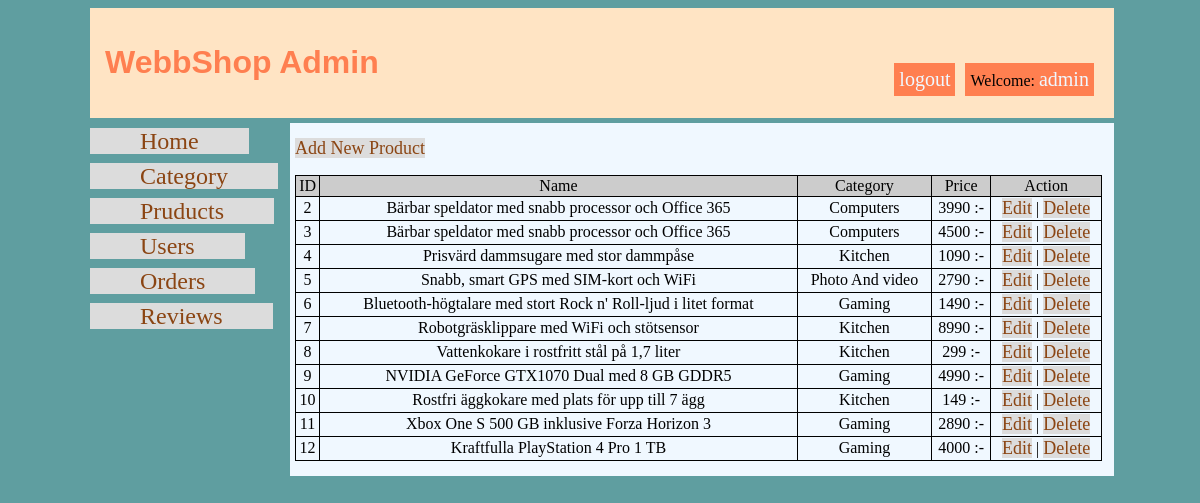
The page /admin/admin_products.php?action=list (signed in) on the database its author committed.
### tables this page shows
CREATE TABLE `products` (
  `ProductID` int(11) NOT NULL,
  `CategoryID` int(11) NOT NULL,
  `ProductTitle` varchar(255) NOT NULL,
  `ProductDescription` varchar(300) NOT NULL,
  `ProductImg` varchar(255) NOT NULL,
  `ProductPrice` float NOT NULL,
  `ProductStatus` tinyint(1) NOT NULL,
  `ProductSpecification` varchar(700) NOT NULL,
  `ProductDetails` varchar(1000) NOT NULL,
  `ProductQty` int(2) NOT NULL
);

CREATE TABLE `categories` (
  `CategoryID` int(11) NOT NULL,
  `CategoryName` varchar(255) NOT NULL,
  `CategoryDesc` varchar(500) NOT NULL,
  `CategoryIMG` varchar(255) NOT NULL
);

### admin/admin_products.php (the view, shortened to what this page needs)
<?php error_reporting(E_ALL);
	include('inc/admin_header.php');
 if(isset($_SESSION['admin'])){
 if(isset($_GET["action"])){
  if($_GET["action"] == "list"){
$query = "SELECT * FROM Products
            JOIN categories
      ON categories.CategoryID = Products.CategoryID
      ORDER BY ProductID ";
$result = mysqli_query($conn, $query);
?>
    <a href="admin_products.php?action=add">Add New Product</a>
    <table id="list" width='100%' border=0>
        <tr bgcolor='#CCCCCC'>
            <td>ID</td>
            <td>Name</td>
            <td>Category</td>
            <td>Price</td>
            <td>Action</td>
        </tr>
        <?php
        while($row = mysqli_fetch_array($result)) {
            echo "<tr>";
            echo "<td>".$row['ProductID']."</td>";
            echo "<td>".$row['ProductTitle']."</td>";
            echo "<td>".$row['CategoryName']."</td>";
            echo "<td>".$row['ProductPrice']." :-</td>";
            echo "<td><a href=\"admin_products.php?action=edit&id=$row[ProductID]\">Edit</a> | <a href=\"admin_products.php?action=delete&id=$row[ProductID]\" onClick=\"return confirm('Are you sure you want to delete?')\">Delete</a></td>";
        }
        ?>
    </table>
<?php
        }
       }
      ?>
<?php
 include('inc/admin_footer.php');
 }else{
      $_SESSION['message'] = "Du har inte tillgång till denna sida";
                            header("location: ../admin.php");
 }
?>

### admin/css/style.css (style rules this page uses)
body { background-color: cadetblue; }
section a { text-decoration: none; color: saddlebrown; font-size: 18px; background-color: gainsboro; }
td { border: 1px solid black; text-align: center; }
table { border-collapse: collapse; width: 100%; text-align: center; }

### rows shown on the page
products: ProductID "2", ProductTitle "Bärbar speldator med snabb processor och Office 365", CategoryID.CategoryName "Computers", ProductPrice "3990"
products: ProductID "3", ProductTitle "Bärbar speldator med snabb processor och Office 365", CategoryID.CategoryName "Computers", ProductPrice "4500"
products: ProductID "4", ProductTitle "Prisvärd dammsugare med stor dammpåse", CategoryID.CategoryName "Kitchen", ProductPrice "1090"
products: ProductID "5", ProductTitle "Snabb, smart GPS med SIM-kort och WiFi", CategoryID.CategoryName "Photo And video", ProductPrice "2790"
products: ProductID "6", ProductTitle "Bluetooth-högtalare med stort Rock n' Roll-ljud i litet format", CategoryID.CategoryName "Gaming", ProductPrice "1490"
products: ProductID "7", ProductTitle "Robotgräsklippare med WiFi och stötsensor", CategoryID.CategoryName "Kitchen", ProductPrice "8990"
products: ProductID "8", ProductTitle "Vattenkokare i rostfritt stål på 1,7 liter", CategoryID.CategoryName "Kitchen", ProductPrice "299"
products: ProductID "9", ProductTitle "NVIDIA GeForce GTX1070 Dual med 8 GB GDDR5", CategoryID.CategoryName "Gaming", ProductPrice "4990"
products: ProductID "10", ProductTitle "Rostfri äggkokare med plats för upp till 7 ägg", CategoryID.CategoryName "Kitchen", ProductPrice "149"
products: ProductID "11", ProductTitle "Xbox One S 500 GB inklusive Forza Horizon 3", CategoryID.CategoryName "Gaming", ProductPrice "2890"
products: ProductID "12", ProductTitle "Kraftfulla PlayStation 4 Pro 1 TB", CategoryID.CategoryName "Gaming", ProductPrice "4000"

### other values the page prints
$_SESSION['useradmin'] "admin"
